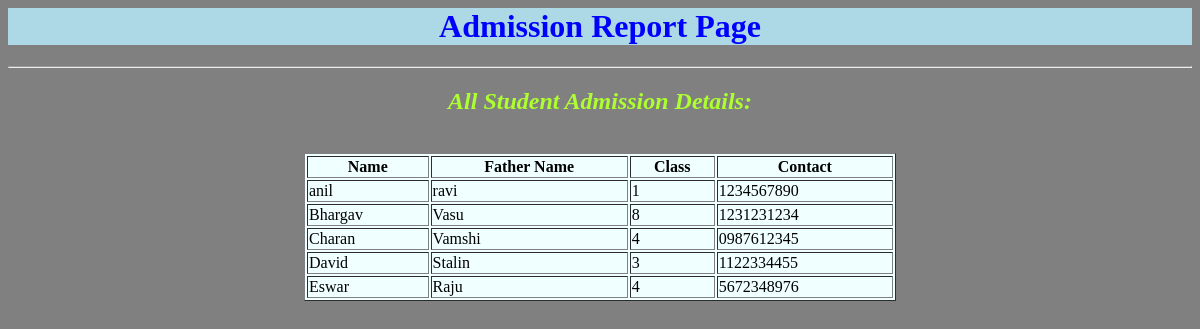
Page /adm/admreport/ on the committed database.
### admissions/models.py (models this page shows)
class Student(models.Model):
    name = models.CharField(max_length=255)
    fathername = models.CharField(max_length=255)
    classname = models.IntegerField()
    contact = models.CharField(max_length=255)

### admissions/views.py (the view)
# urls.py: path('admreport/', views.admission_report),
def admission_report(request):
    result = Student.objects.all() # get all records from the table, SELECT * FROM students
    students = {'allstudents': result}
    return render(request, 'admissions/admissions-report.html', students)

### templates/admissions/admissions-report.html (shortened to what this page needs)
{% load static %}
<html lang="en">
<head>
    <link rel="stylesheet" href="{% static "stylesheets/report.css" %}" />
</head>
<body class="centeralign">
  <h1>Admission Report Page</h1>
  <hr>
  <h2> All Student Admission Details:</h2> <br>
  {% if allstudents %}
  <table border="1" bgcolor="azure">
      <tr>
          <th>Name</th>
          <th>Father Name</th>
          <th>Class</th>
          <th>Contact</th>
      </tr>
            {% for s in allstudents %}
                <tr>
                    <td>{{ s.name}}</td>
                    <td>{{ s.fathername }}</td>
                    <td>{{ s.classname}}</td>
                    <td>{{ s.contact}}</td>
                </tr>
            {% endfor %}
        {% else %}
            No data found
        {% endif %}
        </table>
    </body>
</html>

### static/stylesheets/report.css (style rules this page uses)
.centeralign { text-align: center; }
table { width: 50%; margin-left: auto; margin-right: auto; }
h1 { color: blue; font-style: bold; background-color: lightblue; }
h2 { color: greenyellow; font-style: italic; }
body { background-color: gray; }

### rows in the picture
Student: name "anil", fathername "ravi", classname "1", contact "1234567890"
Student: name "Bhargav", fathername "Vasu", classname "8", contact "1231231234"
Student: name "Charan", fathername "Vamshi", classname "4", contact "0987612345"
Student: name "David", fathername "Stalin", classname "3", contact "1122334455"
Student: name "Eswar", fathername "Raju", classname "4", contact "5672348976"
